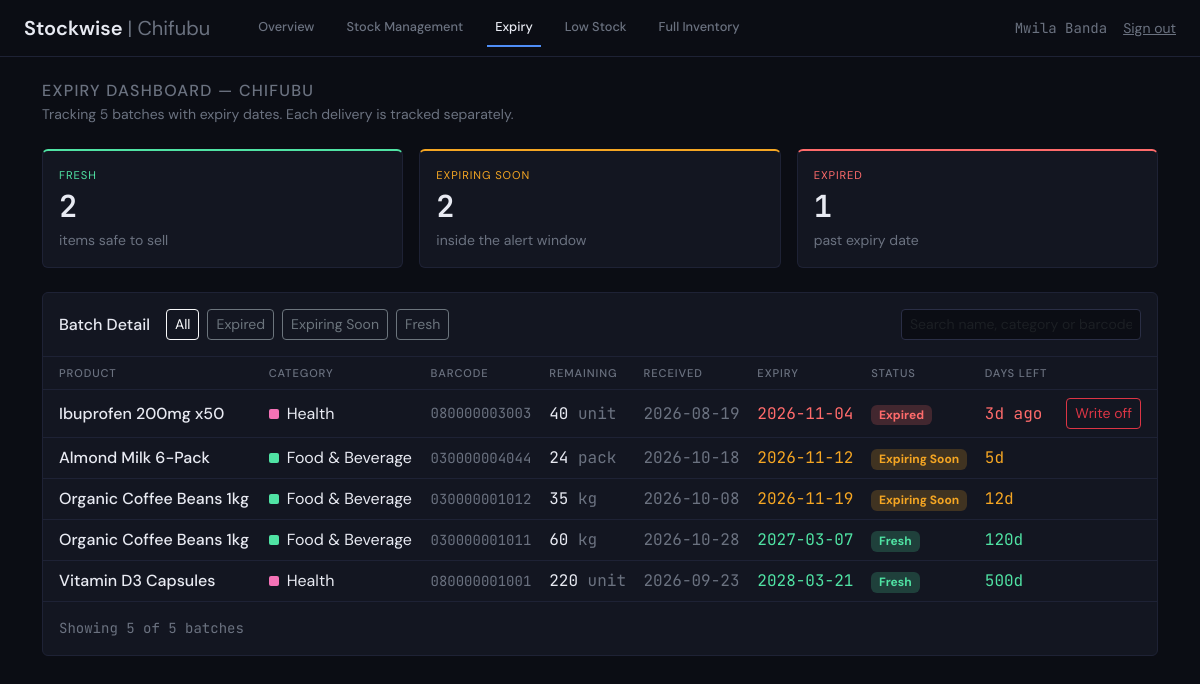
The app's page /branch_expiry.php?branch=chifubu (signed in) with its own data.
### tables this page shows
CREATE TABLE IF NOT EXISTS branches (
    id          VARCHAR(64) PRIMARY KEY,
    company_id  INT NOT NULL,
    branch_code VARCHAR(12) NOT NULL UNIQUE,
    name        VARCHAR(120) NOT NULL,
    city        VARCHAR(120) NOT NULL,
    country     VARCHAR(8)   NOT NULL,
    manager     VARCHAR(120) NOT NULL,
    created_at  TIMESTAMP DEFAULT CURRENT_TIMESTAMP,
    FOREIGN KEY (company_id) REFERENCES companies(id) ON DELETE CASCADE
);

CREATE TABLE IF NOT EXISTS stock_batches (
    id                 INT AUTO_INCREMENT PRIMARY KEY,
    product_id         INT NOT NULL,
    quantity_received  INT NOT NULL,
    quantity_remaining INT NOT NULL,
    expiry_date        DATE NULL,
    received_date      DATE NOT NULL,
    barcode            VARCHAR(64) NOT NULL DEFAULT '',
    created_at         TIMESTAMP DEFAULT CURRENT_TIMESTAMP,
    FOREIGN KEY (product_id) REFERENCES products(id) ON DELETE CASCADE
);

CREATE TABLE IF NOT EXISTS products (
    id                 INT AUTO_INCREMENT PRIMARY KEY,
    branch_id          VARCHAR(64) NOT NULL,
    name               VARCHAR(160) NOT NULL,
    category           VARCHAR(80) NOT NULL,
    unit_of_measure    VARCHAR(20) NOT NULL DEFAULT 'unit',
    current_quantity   INT NOT NULL DEFAULT 0,
    low_stock_threshold INT NOT NULL DEFAULT 10,
    expiry_alert_days  INT NOT NULL DEFAULT 14,
    created_at         TIMESTAMP DEFAULT CURRENT_TIMESTAMP,
    FOREIGN KEY (branch_id) REFERENCES branches(id) ON DELETE CASCADE
);

### app/Helpers/functions.php (called while the page is built, shortened)
<?php
function fmt(int|float $n): string
{
    return number_format($n);
}
function e(?string $s): string
{
    return htmlspecialchars($s ?? '', ENT_QUOTES, 'UTF-8');
}
function category_color(string $category): string
{
    return CATEGORY_COLORS[$category] ?? '#6b7280';
}

### app/Config/env.php (called while the page is built, shortened)
<?php
function env(string $key, $default = null)
{
    $value = getenv($key);
    return $value === false ? $default : $value;
}

### app/Config/database.php (called while the page is built)
<?php
require_once __DIR__ . '/env.php';
function db(): PDO
{
    static $pdo = null;
    if ($pdo === null) {
        $host = env('DB_HOST', 'localhost');
        $port = env('DB_PORT', '3306');
        $name = env('DB_NAME', 'stockwise_php');
        $user = env('DB_USER', 'root');
        $pass = env('DB_PASSWORD', '');
        $dsn = "mysql:host=$host;port=$port;dbname=$name;charset=utf8mb4";
        $pdo = new PDO($dsn, $user, $pass, [
            PDO::ATTR_ERRMODE            => PDO::ERRMODE_EXCEPTION,
            PDO::ATTR_DEFAULT_FETCH_MODE => PDO::FETCH_ASSOC,
            PDO::ATTR_EMULATE_PREPARES   => false,
        ]);
    }
    return $pdo;
}

### public/branch_expiry.php (the view, shortened to what this page needs)
<?php
$branchId = $_GET['branch'] ?? '';
$user = require_branch_access($branchId);
$pdo = db();
$stmt = $pdo->prepare('SELECT * FROM branches WHERE id = ?');
$stmt->execute([$branchId]);
$branch = $stmt->fetch();
$canWriteOff = $user['role'] === 'employee';
$stmt = $pdo->prepare(
    'SELECT sb.*, p.name AS product_name, p.category, p.unit_of_measure, p.expiry_alert_days
     FROM stock_batches sb JOIN products p ON p.id = sb.product_id
     WHERE p.branch_id = ? AND sb.expiry_date IS NOT NULL AND sb.quantity_remaining > 0'
);
$stmt->execute([$branchId]);
$batches = $stmt->fetchAll();
$stats = ['fresh' => 0, 'warning' => 0, 'expired' => 0];
foreach ($batches as $b) { $stats[$b['status']]++; }
$filter = $_GET['filter'] ?? 'all';
$search = trim($_GET['q'] ?? '');
$order = ['expired' => 0, 'warning' => 1, 'fresh' => 2];
$visible = array_values(array_filter($batches, function ($b) use ($filter, $search) {
    if ($filter !== 'all' && $b['status'] !== $filter) return false;
    if ($search !== '') {
        $q = strtolower($search);
        return str_contains(strtolower($b['product_name']), $q)
            || str_contains(strtolower($b['category']), $q)
            || str_contains($b['barcode'], $search);
    }
    return true;
}));
usort($visible, fn($a, $b) => [$order[$a['status']], $a['expiry_date']] <=> [$order[$b['status']], $b['expiry_date']]);
require __DIR__ . '/../app/Views/partials/head.php';
$active = 'expiry';
require __DIR__ . '/../app/Views/partials/nav_branch.php';
$base = '?branch=' . urlencode($branchId);
?>
<div class="container-xl py-4">
  <h1 class="h6 text-faint text-uppercase mb-1" style="letter-spacing:.08em">Expiry Dashboard — <?= e($branch['name']) ?></h1>
  <p class="text-faint small mb-4">Tracking <?= count($batches) ?> batches with expiry dates. Each delivery is tracked separately.</p>
  <div class="row g-3 mb-4">
    <?php foreach (['fresh' => 'items safe to sell', 'warning' => 'inside the alert window', 'expired' => 'past expiry date'] as $s => $sub): ?>
      <div class="col-md-4">
        <a href="<?= $base ?>&filter=<?= $filter === $s ? 'all' : $s ?>" class="card-stockwise p-3 d-block text-decoration-none text-reset" style="border-top:2px solid <?= ExpiryService::COLORS[$s] ?>;<?= $filter === $s ? 'border-color:' . ExpiryService::COLORS[$s] : '' ?>">
          <div class="stat-label" style="color:<?= ExpiryService::COLORS[$s] ?>"><?= ExpiryService::LABELS[$s] ?></div>
          <div class="stat-value mono"><?= $stats[$s] ?></div>
          <div class="text-faint small"><?= $sub ?></div>
        </a>
      </div>
    <?php endforeach; ?>
  </div>
  <div class="card-stockwise">
    <div class="p-3 d-flex flex-wrap align-items-center gap-2 border-bottom" style="border-color:var(--border)!important">
      <h2 class="h6 mb-0 me-2">Batch Detail</h2>
      <?php foreach (['all' => 'All', 'expired' => 'Expired', 'warning' => 'Expiring Soon', 'fresh' => 'Fresh'] as $f => $label): ?>
        <a href="<?= $base ?>&filter=<?= $f ?>&q=<?= urlencode($search) ?>" class="btn btn-sm <?= $filter === $f ? 'btn-outline-light' : 'btn-outline-secondary' ?>"><?= $label ?></a>
      <?php endforeach; ?>
      <form method="get" class="ms-auto">
        <input type="text" name="q" value="<?= e($search) ?>" class="form-control form-control-sm" style="width:240px" placeholder="Search name, category or barcode…">
      </form>
    </div>
    <table class="table table-stockwise table-hover mb-0 align-middle">
      <thead><tr><th class="ps-3">Product</th><th>Category</th><th>Barcode</th><th>Remaining</th><th>Received</th><th>Expiry</th><th>Status</th><th>Days Left</th><?php if ($canWriteOff): ?><th></th><?php endif; ?></tr></thead>
      <tbody>
        <?php foreach ($visible as $b): $color = ExpiryService::COLORS[$b['status']];
          $d = $b['days']; $daysLabel = $d < 0 ? abs($d) . 'd ago' : ($d === 0 ? 'Today' : $d . 'd'); ?>
          <tr>
            <td class="ps-3 fw-medium"><?= e($b['product_name']) ?></td>
            <td><span class="dot me-2" style="background:<?= category_color($b['category']) ?>"></span><?= e($b['category']) ?></td>
            <td class="mono text-faint small"><?= e($b['barcode']) ?: '—' ?></td>
            <td class="mono"><?= fmt($b['quantity_remaining']) ?> <span class="text-faint"><?= e($b['unit_of_measure']) ?></span></td>
            <td class="mono text-faint"><?= e($b['received_date']) ?></td>
            <td class="mono" style="color:<?= $color ?>"><?= e($b['expiry_date']) ?></td>
            <td><span class="badge badge-<?= $b['status'] ?>"><?= ExpiryService::LABELS[$b['status']] ?></span></td>
            <td class="mono" style="color:<?= $color ?>"><?= $daysLabel ?></td>
            <?php if ($canWriteOff): ?>
              <td class="text-end pe-3">
                <?php if ($b['status'] === 'expired'): ?>
                  <form method="post" class="d-inline" onsubmit="return confirm('Write off <?= (int)$b['quantity_remaining'] ?> expired unit(s) of <?= e($b['product_name']) ?>?');">
                    <button type="submit" class="btn btn-sm btn-outline-danger">Write off</button>
                  </form>
                <?php endif; ?>
              </td>
            <?php endif; ?>
          </tr>
        <?php endforeach; ?>
      </tbody>
    </table>
    <div class="p-3 mono small text-faint">Showing <?= count($visible) ?> of <?= count($batches) ?> batches</div>
  </div>
</div>
<?php require __DIR__ . '/../app/Views/partials/foot.php'; ?>

### app/Views/partials/head.php (shortened to what this page needs)
<!DOCTYPE html>
<html lang="en">
<head>
<link href="/assets/vendor/bootstrap/bootstrap.min.css" rel="stylesheet">
<link href="/assets/css/style.css" rel="stylesheet">
</head>
<body>

### app/Views/partials/nav_branch.php (shortened to what this page needs)
<?php
$base = '/branch.php?branch=' . urlencode($branch['id']);
$isManager = $user['role'] === 'manager';
?>
<nav class="navbar navbar-expand-lg navbar-stockwise px-4">
  <a class="navbar-brand" href="<?= $base ?>">Stockwise <span class="text-faint fw-normal">| <?= e($branch['name']) ?></span></a>
  <div class="navbar-nav flex-row gap-3 ms-4 flex-wrap">
    <a class="nav-link <?= $active === 'overview' ? 'active' : '' ?>" href="<?= $base ?>">Overview</a>
    <?php if (!$isManager): ?>
      <a class="nav-link <?= $active === 'stock' ? 'active' : '' ?>" href="/branch_stock.php?branch=<?= urlencode($branch['id']) ?>">Stock Management</a>
    <?php endif; ?>
    <a class="nav-link <?= $active === 'expiry' ? 'active' : '' ?>" href="/branch_expiry.php?branch=<?= urlencode($branch['id']) ?>">Expiry</a>
    <a class="nav-link <?= $active === 'alerts' ? 'active' : '' ?>" href="/branch_alerts.php?branch=<?= urlencode($branch['id']) ?>">Low Stock</a>
    <a class="nav-link <?= $active === 'inventory' ? 'active' : '' ?>" href="/branch_inventory.php?branch=<?= urlencode($branch['id']) ?>">Full Inventory</a>
  </div>
  <div class="ms-auto d-flex align-items-center gap-3">
    <span class="mono text-faint small"><?= e($user['name']) ?></span>
    <a href="/logout.php" class="text-faint small">Sign out</a>
  </div>
</nav>

### app/Views/partials/foot.php (shortened to what this page needs)
</body>
</html>

### public/assets/css/style.css (style rules this page uses)
:root { --bg: #0b0d14; --panel: #131621; --border: #1e2235; --border-2: #2a2e45; --text: #e8eaf2; --text-dim: #9ca3af; --text-faint: #6b7280; --blue: #4F8EF7; --green: #50E3A4; --orange: #F5A623; --red: #FF6B6B; }
body { background: var(--bg); color: var(--text); font-family: 'DM Sans', sans-serif; }
.mono { font-family: 'JetBrains Mono', monospace; }
.navbar-stockwise { background: var(--bg); border-bottom: 1px solid var(--border); }
.navbar-stockwise .nav-link { color: var(--text-faint); font-size: .8rem; font-weight: 500; border-bottom: 2px solid transparent; }
.navbar-stockwise .nav-link.active { color: var(--text); border-bottom-color: var(--blue); }
.navbar-stockwise .navbar-brand { color: var(--text); font-weight: 600; }
.card-stockwise { background: var(--panel); border: 1px solid var(--border); border-radius: 6px; }
.stat-label { font-size: .7rem; letter-spacing: .08em; text-transform: uppercase; color: var(--text-faint); }
.stat-value { font-size: 1.9rem; font-weight: 600; }
.table-stockwise { --bs-table-bg: var(--panel); --bs-table-color: var(--text); --bs-table-border-color: var(--border); }
.table-stockwise th { font-size: .7rem; letter-spacing: .08em; text-transform: uppercase; color: var(--text-faint); font-weight: 500; }
.form-control, .form-select { background: var(--bg); border: 1px solid var(--border-2); color: var(--text); }
.badge-fresh { background: color-mix(in srgb, var(--green) 20%, transparent); color: var(--green); }
.badge-warning { background: color-mix(in srgb, var(--orange) 20%, transparent); color: var(--orange); }
.badge-expired { background: color-mix(in srgb, var(--red) 20%, transparent); color: var(--red); }
.dot { display:inline-block; width:10px; height:10px; border-radius:2px; }
a { color: var(--blue); }
.text-faint { color: var(--text-faint) !important; }

### records on screen
branches: name "Chifubu", manager "Mwila Banda", name "CHIFUBU"
stock_batches: product.name "Ibuprofen 200mg x50", product.category "Health", barcode "080000003003", quantity_remaining "40", product.unit_of_measure "unit", received_date "2026-08-19", expiry_date "2026-11-04", status "Expired", daysLabel "3d ago"
stock_batches: product.name "Almond Milk 6-Pack", product.category "Food & Beverage", barcode "030000004044", quantity_remaining "24", product.unit_of_measure "pack", received_date "2026-10-18", expiry_date "2026-11-12", status "Expiring Soon", product "5d"
stock_batches: product.name "Organic Coffee Beans 1kg", product.category "Food & Beverage", barcode "030000001012", quantity_remaining "35", product.unit_of_measure "kg", received_date "2026-10-08", expiry_date "2026-11-19", status "Expiring Soon", daysLabel "12d"
stock_batches: product.name "Organic Coffee Beans 1kg", product.category "Food & Beverage", barcode "030000001011", quantity_remaining "60", product.unit_of_measure "kg", received_date "2026-10-28", expiry_date "2027-03-07", status "Fresh", daysLabel "120d"
stock_batches: product.name "Vitamin D3 Capsules", product.category "Health", barcode "080000001001", quantity_remaining "220", product.unit_of_measure "unit", received_date "2026-09-23", expiry_date "2028-03-21", status "Fresh", daysLabel "500d"

### other values on screen
count($batches) "5"
ExpiryService::LABELS[$s] "FRESH"
$stats[$s] "2"
$sub "items safe to sell"
ExpiryService::LABELS[$s] "EXPIRING SOON"
$sub "inside the alert window"
ExpiryService::LABELS[$s] "EXPIRED"
$stats[$s] "1"
$sub "past expiry date"
$label "All"
$label "Expired"
$label "Expiring Soon"
$label "Fresh"
count($visible) "5"
